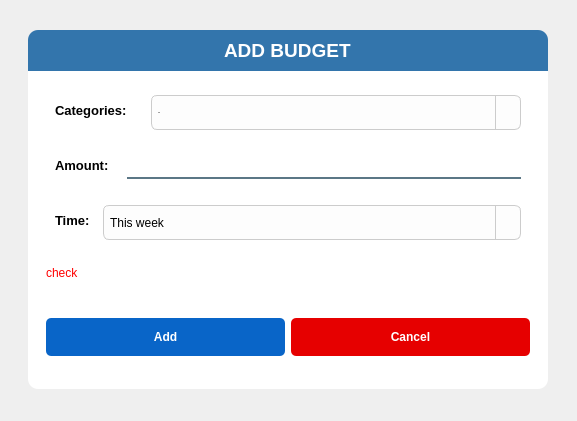
<?xml version="1.0" encoding="UTF-8"?>
<ui version="4.0">
 <class>Dialog</class>
 <widget class="QDialog" name="Dialog">
  <property name="geometry">
   <rect>
    <x>0</x>
    <y>0</y>
    <width>577</width>
    <height>421</height>
   </rect>
  </property>
  <property name="windowTitle">
   <string>Dialog</string>
  </property>
  <layout class="QHBoxLayout" name="horizontalLayout_16">
   <item>
    <widget class="QFrame" name="mainFrame">
     <property name="maximumSize">
      <size>
       <width>520</width>
       <height>360</height>
      </size>
     </property>
     <property name="styleSheet">
      <string notr="true">border-radius:10px;</string>
     </property>
     <property name="frameShape">
      <enum>QFrame::StyledPanel</enum>
     </property>
     <property name="frameShadow">
      <enum>QFrame::Raised</enum>
     </property>
     <layout class="QVBoxLayout" name="verticalLayout_2">
      <property name="spacing">
       <number>0</number>
      </property>
      <property name="leftMargin">
       <number>0</number>
      </property>
      <property name="topMargin">
       <number>0</number>
      </property>
      <property name="rightMargin">
       <number>0</number>
      </property>
      <property name="bottomMargin">
       <number>0</number>
      </property>
      <item>
       <widget class="QFrame" name="frame_2">
        <property name="minimumSize">
         <size>
          <width>520</width>
          <height>0</height>
         </size>
        </property>
        <property name="maximumSize">
         <size>
          <width>497</width>
          <height>41</height>
         </size>
        </property>
        <property name="styleSheet">
         <string notr="true">background-color: rgb(51, 117, 172);
border-bottom-right-radius:0px;
border-bottom-left-radius:0px;</string>
        </property>
        <property name="frameShape">
         <enum>QFrame::StyledPanel</enum>
        </property>
        <property name="frameShadow">
         <enum>QFrame::Raised</enum>
        </property>
        <layout class="QVBoxLayout" name="verticalLayout_3">
         <item alignment="Qt::AlignHCenter">
          <widget class="QLabel" name="label">
           <property name="font">
            <font>
             <pointsize>14</pointsize>
             <weight>75</weight>
             <bold>true</bold>
            </font>
           </property>
           <property name="styleSheet">
            <string notr="true">color: rgb(255, 255, 255);</string>
           </property>
           <property name="text">
            <string>ADD BUDGET</string>
           </property>
          </widget>
         </item>
        </layout>
       </widget>
      </item>
      <item>
       <widget class="QFrame" name="frame_3">
        <property name="sizePolicy">
         <sizepolicy hsizetype="Preferred" vsizetype="Expanding">
          <horstretch>0</horstretch>
          <verstretch>0</verstretch>
         </sizepolicy>
        </property>
        <property name="minimumSize">
         <size>
          <width>520</width>
          <height>306</height>
         </size>
        </property>
        <property name="maximumSize">
         <size>
          <width>486</width>
          <height>318</height>
         </size>
        </property>
        <property name="styleSheet">
         <string notr="true">background-color: rgb(255, 255, 255);
border-top-right-radius:0px;
border-top-left-radius:0px;</string>
        </property>
        <property name="frameShape">
         <enum>QFrame::StyledPanel</enum>
        </property>
        <property name="frameShadow">
         <enum>QFrame::Raised</enum>
        </property>
        <layout class="QVBoxLayout" name="verticalLayout_4">
         <property name="spacing">
          <number>0</number>
         </property>
         <item>
          <widget class="QFrame" name="frame_4">
           <property name="maximumSize">
            <size>
             <width>16777215</width>
             <height>49</height>
            </size>
           </property>
           <property name="styleSheet">
            <string notr="true">border-bottom-radius:1px solid rgb(166, 166, 166);</string>
           </property>
           <property name="frameShape">
            <enum>QFrame::StyledPanel</enum>
           </property>
           <property name="frameShadow">
            <enum>QFrame::Raised</enum>
           </property>
           <layout class="QHBoxLayout" name="horizontalLayout">
            <property name="topMargin">
             <number>0</number>
            </property>
            <property name="bottomMargin">
             <number>0</number>
            </property>
            <item>
             <widget class="QFrame" name="frame_14">
              <property name="frameShape">
               <enum>QFrame::StyledPanel</enum>
              </property>
              <property name="frameShadow">
               <enum>QFrame::Raised</enum>
              </property>
              <layout class="QHBoxLayout" name="horizontalLayout_5">
               <item alignment="Qt::AlignLeft">
                <widget class="QLabel" name="label_3">
                 <property name="font">
                  <font>
                   <pointsize>10</pointsize>
                   <weight>75</weight>
                   <bold>true</bold>
                  </font>
                 </property>
                 <property name="text">
                  <string>Categories:</string>
                 </property>
                </widget>
               </item>
              </layout>
             </widget>
            </item>
            <item>
             <widget class="QFrame" name="frame_11">
              <property name="sizePolicy">
               <sizepolicy hsizetype="Expanding" vsizetype="Preferred">
                <horstretch>0</horstretch>
                <verstretch>0</verstretch>
               </sizepolicy>
              </property>
              <property name="frameShape">
               <enum>QFrame::StyledPanel</enum>
              </property>
              <property name="frameShadow">
               <enum>QFrame::Raised</enum>
              </property>
              <layout class="QVBoxLayout" name="verticalLayout">
               <property name="bottomMargin">
                <number>11</number>
               </property>
               <item alignment="Qt::AlignVCenter">
                <widget class="QComboBox" name="categories_combobox">
                 <property name="minimumSize">
                  <size>
                   <width>118</width>
                   <height>35</height>
                  </size>
                 </property>
                 <property name="font">
                  <font>
                   <family>Segoe UI</family>
                   <pointsize>-1</pointsize>
                   <weight>50</weight>
                   <italic>false</italic>
                   <bold>false</bold>
                  </font>
                 </property>
                 <property name="styleSheet">
                  <string notr="true">QComboBox {
    background-color: #fdfdfd;
    border: 1px solid #ccc;
    border-radius: 6px;
    padding: 4px 6px;
    font: 13px &quot;Segoe UI&quot;;
    combobox-popup: 0;
}

QComboBox:hover {
    border: 1px solid #a5a5a5;
}

QComboBox:focus {
    border: 1px solid #5ab1ef;
}

QComboBox::drop-down {
    subcontrol-origin: padding;
    subcontrol-position: top right;
    width: 24px;
    border-left: 1px solid #ccc;
    background-color: transparent;
}

QComboBox::down-arrow {
    image: url(:/icon/chevron-down.svg);
    width: 10px;
    height: 10px;
}

QComboBox::down-arrow:disabled {
    image: none;
}
</string>
                 </property>
                 <item>
                  <property name="text">
                   <string>Food</string>
                  </property>
                 </item>
                 <item>
                  <property name="text">
                   <string>Bills and utilities</string>
                  </property>
                 </item>
                 <item>
                  <property name="text">
                   <string>Shopping</string>
                  </property>
                 </item>
                 <item>
                  <property name="text">
                   <string>Family</string>
                  </property>
                 </item>
                 <item>
                  <property name="text">
                   <string>Vehicle</string>
                  </property>
                 </item>
                 <item>
                  <property name="text">
                   <string>Health</string>
                  </property>
                 </item>
                 <item>
                  <property name="text">
                   <string>Education</string>
                  </property>
                 </item>
                 <item>
                  <property name="text">
                   <string>Entertaiment</string>
                  </property>
                 </item>
                 <item>
                  <property name="text">
                   <string>Others</string>
                  </property>
                 </item>
                </widget>
               </item>
              </layout>
             </widget>
            </item>
           </layout>
          </widget>
         </item>
         <item>
          <widget class="QFrame" name="frame_6">
           <property name="minimumSize">
            <size>
             <width>0</width>
             <height>0</height>
            </size>
           </property>
           <property name="maximumSize">
            <size>
             <width>16777215</width>
             <height>49</height>
            </size>
           </property>
           <property name="styleSheet">
            <string notr="true">border-bottom-radius:1px solid rgb(211, 211, 211);</string>
           </property>
           <property name="frameShape">
            <enum>QFrame::StyledPanel</enum>
           </property>
           <property name="frameShadow">
            <enum>QFrame::Raised</enum>
           </property>
           <layout class="QHBoxLayout" name="horizontalLayout_7">
            <property name="spacing">
             <number>0</number>
            </property>
            <property name="topMargin">
             <number>0</number>
            </property>
            <property name="bottomMargin">
             <number>0</number>
            </property>
            <item alignment="Qt::AlignLeft">
             <widget class="QFrame" name="frame_12">
              <property name="minimumSize">
               <size>
                <width>0</width>
                <height>0</height>
               </size>
              </property>
              <property name="frameShape">
               <enum>QFrame::StyledPanel</enum>
              </property>
              <property name="frameShadow">
               <enum>QFrame::Raised</enum>
              </property>
              <layout class="QHBoxLayout" name="horizontalLayout_8">
               <item>
                <widget class="QLabel" name="label_4">
                 <property name="font">
                  <font>
                   <pointsize>10</pointsize>
                   <weight>75</weight>
                   <bold>true</bold>
                  </font>
                 </property>
                 <property name="text">
                  <string>Amount:</string>
                 </property>
                </widget>
               </item>
              </layout>
             </widget>
            </item>
            <item>
             <widget class="QFrame" name="frame_13">
              <property name="frameShape">
               <enum>QFrame::StyledPanel</enum>
              </property>
              <property name="frameShadow">
               <enum>QFrame::Raised</enum>
              </property>
              <layout class="QHBoxLayout" name="horizontalLayout_9">
               <item>
                <widget class="QLineEdit" name="amount_line_edit">
                 <property name="minimumSize">
                  <size>
                   <width>355</width>
                   <height>24</height>
                  </size>
                 </property>
                 <property name="font">
                  <font>
                   <pointsize>10</pointsize>
                  </font>
                 </property>
                 <property name="styleSheet">
                  <string notr="true">background-color: rgba(0, 0, 0, 0);
border: 2px solid rgba(0, 0, 0, 0);
border-bottom-color: rgba(46, 82, 101, 200);
color: rgb(0, 0, 0);
padding-bottom: 7px;
border-radius: 0px;
</string>
                 </property>
                 <property name="text">
                  <string/>
                 </property>
                </widget>
               </item>
              </layout>
             </widget>
            </item>
           </layout>
          </widget>
         </item>
         <item>
          <widget class="QFrame" name="frame_7">
           <property name="maximumSize">
            <size>
             <width>16777215</width>
             <height>49</height>
            </size>
           </property>
           <property name="styleSheet">
            <string notr="true">border-bottom-radius:1px solid rgb(211, 211, 211);</string>
           </property>
           <property name="frameShape">
            <enum>QFrame::StyledPanel</enum>
           </property>
           <property name="frameShadow">
            <enum>QFrame::Raised</enum>
           </property>
           <layout class="QHBoxLayout" name="horizontalLayout_4">
            <property name="spacing">
             <number>0</number>
            </property>
            <property name="topMargin">
             <number>0</number>
            </property>
            <property name="bottomMargin">
             <number>0</number>
            </property>
            <item>
             <widget class="QFrame" name="frame_16">
              <property name="frameShape">
               <enum>QFrame::StyledPanel</enum>
              </property>
              <property name="frameShadow">
               <enum>QFrame::Raised</enum>
              </property>
              <layout class="QHBoxLayout" name="horizontalLayout_12">
               <property name="rightMargin">
                <number>4</number>
               </property>
               <item alignment="Qt::AlignLeft">
                <widget class="QLabel" name="label_5">
                 <property name="font">
                  <font>
                   <pointsize>10</pointsize>
                   <weight>75</weight>
                   <bold>true</bold>
                  </font>
                 </property>
                 <property name="text">
                  <string>Time:</string>
                 </property>
                </widget>
               </item>
              </layout>
             </widget>
            </item>
            <item>
             <widget class="QFrame" name="frame_15">
              <property name="sizePolicy">
               <sizepolicy hsizetype="Expanding" vsizetype="Preferred">
                <horstretch>0</horstretch>
                <verstretch>0</verstretch>
               </sizepolicy>
              </property>
              <property name="frameShape">
               <enum>QFrame::StyledPanel</enum>
              </property>
              <property name="frameShadow">
               <enum>QFrame::Raised</enum>
              </property>
              <layout class="QHBoxLayout" name="horizontalLayout_11">
               <property name="bottomMargin">
                <number>11</number>
               </property>
               <item>
                <widget class="QComboBox" name="TimecomboBox">
                 <property name="minimumSize">
                  <size>
                   <width>0</width>
                   <height>35</height>
                  </size>
                 </property>
                 <property name="styleSheet">
                  <string notr="true">QComboBox {
    background-color: #fdfdfd;
    border: 1px solid #ccc;
    border-radius: 6px;
    padding: 4px 6px;
    font: 13px &quot;Segoe UI&quot;;
    combobox-popup: 0;
}

QComboBox:hover {
    border: 1px solid #a5a5a5;
}

QComboBox:focus {
    border: 1px solid #5ab1ef;
}

QComboBox::drop-down {
    subcontrol-origin: padding;
    subcontrol-position: top right;
    width: 24px;
    border-left: 1px solid #ccc;
    background-color: transparent;
}

QComboBox::down-arrow {
    image: url(:/icon/chevron-down.svg);
    width: 10px;
    height: 10px;
}

QComboBox::down-arrow:disabled {
    image: none;
}
</string>
                 </property>
                 <item>
                  <property name="text">
                   <string>This week</string>
                  </property>
                 </item>
                 <item>
                  <property name="text">
                   <string>This month</string>
                  </property>
                 </item>
                 <item>
                  <property name="text">
                   <string>This Year</string>
                  </property>
                 </item>
                </widget>
               </item>
              </layout>
             </widget>
            </item>
           </layout>
          </widget>
         </item>
         <item>
          <widget class="QFrame" name="frame_check">
           <property name="maximumSize">
            <size>
             <width>16777215</width>
             <height>44</height>
            </size>
           </property>
           <property name="frameShape">
            <enum>QFrame::StyledPanel</enum>
           </property>
           <property name="frameShadow">
            <enum>QFrame::Raised</enum>
           </property>
           <layout class="QHBoxLayout" name="horizontalLayout_2">
            <item>
             <widget class="QLabel" name="text_error">
              <property name="styleSheet">
               <string notr="true">color: rgb(255, 0, 0);</string>
              </property>
              <property name="text">
               <string>check</string>
              </property>
             </widget>
            </item>
           </layout>
          </widget>
         </item>
         <item>
          <widget class="QFrame" name="frame_19">
           <property name="maximumSize">
            <size>
             <width>16777215</width>
             <height>72</height>
            </size>
           </property>
           <property name="frameShape">
            <enum>QFrame::StyledPanel</enum>
           </property>
           <property name="frameShadow">
            <enum>QFrame::Raised</enum>
           </property>
           <layout class="QHBoxLayout" name="horizontalLayout_17">
            <item>
             <widget class="QFrame" name="frame_20">
              <property name="styleSheet">
               <string notr="true"/>
              </property>
              <property name="frameShape">
               <enum>QFrame::StyledPanel</enum>
              </property>
              <property name="frameShadow">
               <enum>QFrame::Raised</enum>
              </property>
              <layout class="QHBoxLayout" name="horizontalLayout_19">
               <property name="leftMargin">
                <number>0</number>
               </property>
               <property name="topMargin">
                <number>0</number>
               </property>
               <property name="rightMargin">
                <number>0</number>
               </property>
               <property name="bottomMargin">
                <number>0</number>
               </property>
               <item>
                <widget class="QPushButton" name="add_btn">
                 <property name="minimumSize">
                  <size>
                   <width>0</width>
                   <height>38</height>
                  </size>
                 </property>
                 <property name="font">
                  <font>
                   <weight>75</weight>
                   <bold>true</bold>
                  </font>
                 </property>
                 <property name="cursor">
                  <cursorShape>PointingHandCursor</cursorShape>
                 </property>
                 <property name="styleSheet">
                  <string notr="true">#add_btn{
	background-color: rgb(9, 101, 200);
	color: rgba(255, 255, 255, 255);
	border-radius: 5px;
}
#add_btn:pressed {
	padding-left: 5px;
	padding-top: 5px;
	background-color: rgba(255, 107, 107, 255);
}

#add_btn:hover {
background-color: rgb(7, 64, 157);
}</string>
                 </property>
                 <property name="text">
                  <string>Add</string>
                 </property>
                </widget>
               </item>
              </layout>
             </widget>
            </item>
            <item>
             <widget class="QFrame" name="frame_21">
              <property name="frameShape">
               <enum>QFrame::StyledPanel</enum>
              </property>
              <property name="frameShadow">
               <enum>QFrame::Raised</enum>
              </property>
              <layout class="QHBoxLayout" name="horizontalLayout_18">
               <property name="leftMargin">
                <number>0</number>
               </property>
               <property name="topMargin">
                <number>0</number>
               </property>
               <property name="rightMargin">
                <number>0</number>
               </property>
               <property name="bottomMargin">
                <number>0</number>
               </property>
               <item>
                <widget class="QPushButton" name="cancel_btn">
                 <property name="minimumSize">
                  <size>
                   <width>0</width>
                   <height>38</height>
                  </size>
                 </property>
                 <property name="font">
                  <font>
                   <weight>75</weight>
                   <bold>true</bold>
                  </font>
                 </property>
                 <property name="cursor">
                  <cursorShape>PointingHandCursor</cursorShape>
                 </property>
                 <property name="styleSheet">
                  <string notr="true">#cancel_btn{
	background-color: rgb(230, 0, 0);
	color: rgba(255, 255, 255, 255);
	border-radius: 5px;
}
#cancel_btn:pressed {
	padding-left: 5px;
	padding-top: 5px;
	background-color: rgba(255, 107, 107, 255);
}

#cancel_btn:hover {
	
	background-color: rgb(140, 0, 0);
}</string>
                 </property>
                 <property name="text">
                  <string>Cancel</string>
                 </property>
                </widget>
               </item>
              </layout>
             </widget>
            </item>
           </layout>
          </widget>
         </item>
        </layout>
       </widget>
      </item>
     </layout>
    </widget>
   </item>
  </layout>
 </widget>
 <resources/>
 <connections/>
</ui>
